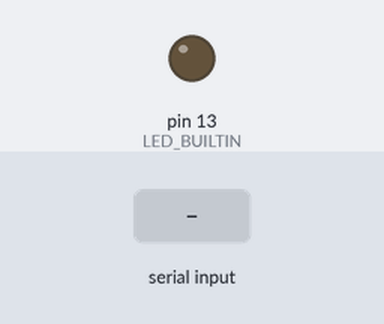
Bench run of a sketch on a simulated Arduino Uno, built with avr-gcc and run on an emulated ATmega328P. Shown: output pins drawn as LEDs (lit = HIGH). Inputs (shaded band) come from the test bench.

Above: at 1.2 s.
1.3 s: "a" received over Serial
At 1.6 s:
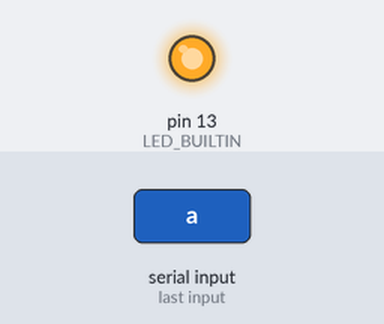
2.8 s: "b" received over Serial
At 4.0 s:
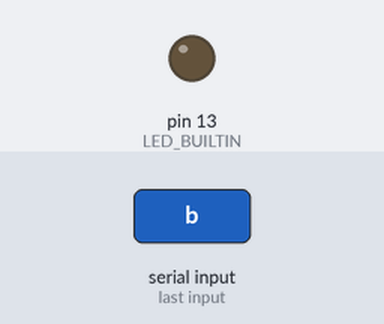
Timing chart, 0 to 5.8 s (numbered marks = the images above; inputs shaded):
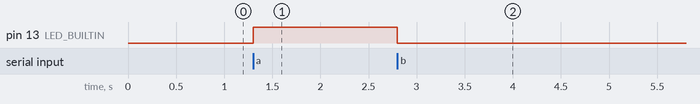

The sketch:

activity_6.ino
```cpp
void setup() {
  pinMode(LED_BUILTIN, OUTPUT);
  digitalWrite(LED_BUILTIN, LOW);

  Serial.begin(9600);
}

void loop() {
  if (Serial.available()){
    char c = Serial.read();

    if (c == 'a'){
      digitalWrite(LED_BUILTIN, HIGH);
    }else if (c == 'b'){
      digitalWrite(LED_BUILTIN, LOW);
    }
  }
}
```

Measured:
- after the input at 1.3 s, pin 13 (LED_BUILTIN): LOW → HIGH at once
- after the input at 2.8 s, pin 13 (LED_BUILTIN): HIGH → LOW at once
